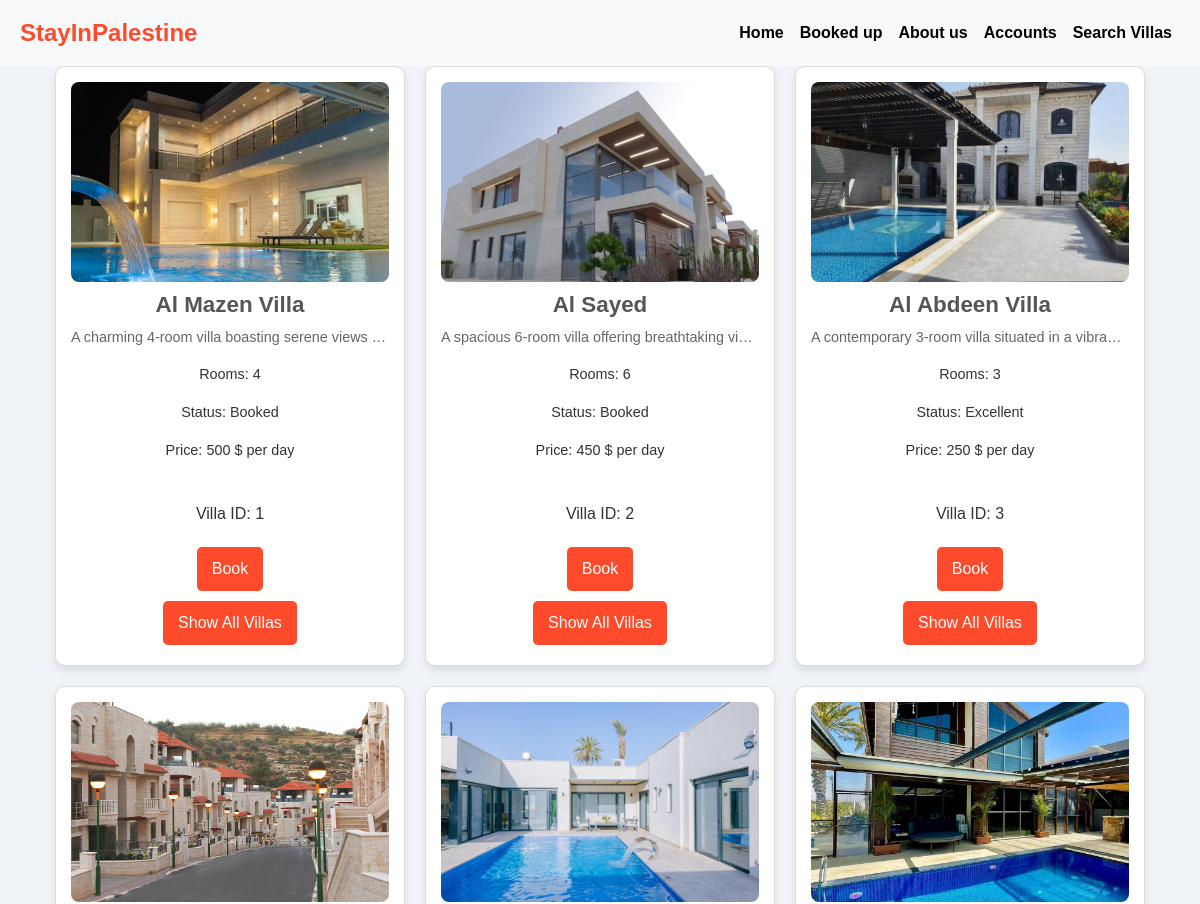
The page /villas/Jericho/ (upper part) on the database as committed earlier.
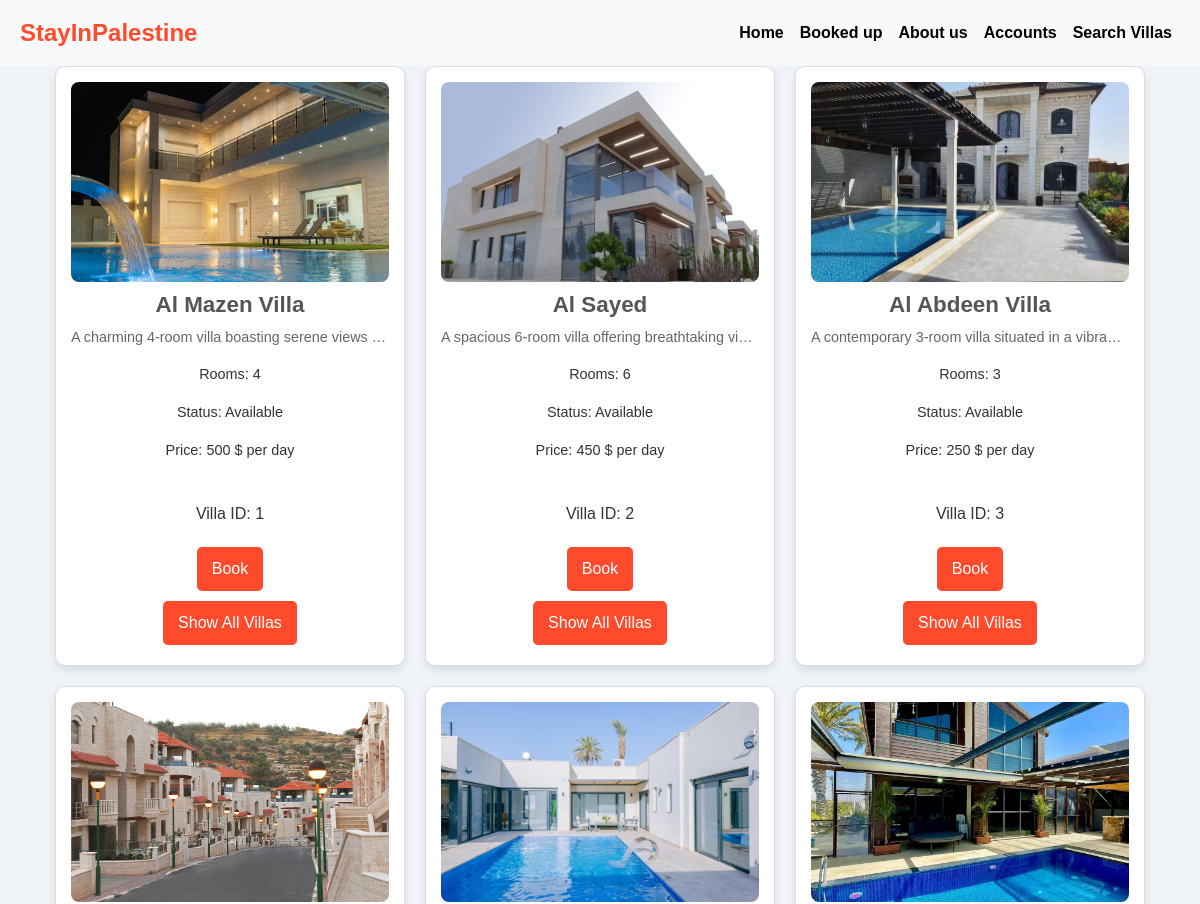
The same page on the database as committed later.
### group/models.py (models this page shows)
class villas(models.Model):
    image = models.ImageField(upload_to='img')
    name = models.CharField(max_length=30)
    desc = models.TextField()
    rooms = models.IntegerField()
    status = models.CharField(max_length=20)
    location = models.CharField(max_length=30)
    price = models.IntegerField()
    user_id = models.ForeignKey(user, on_delete=models.CASCADE)

### group/views.py (the view)
# urls.py: path('villas/<str:location>/', views.villas_by_location, name='villas_by_location'),
def villas_by_location(request, location):
    First_name = request.session.get('First_name')
    Last_name = request.session.get('Last_name')
    if First_name and Last_name:
        user_name = f"{First_name} {Last_name}"
    else:
        user_name = None
    villass = villas.objects.filter(location=location)
    return render(request, 'villas_by_location.html', {'villas': villass ,'user_name': user_name})

### group/templates/villas_by_location.html (shortened to what this page needs)
<!DOCTYPE html>
<html lang="en">
<head>
    {% load static %}
    <link href="https://stackpath.bootstrapcdn.com/bootstrap/4.5.2/css/bootstrap.min.css" rel="stylesheet">
    <link rel="stylesheet" href="{% static 'css/location.css' %}">
</head>
<body>
      <nav class="navbar navbar-expand-lg bg-light">
        <a class="navbar-brand" href="{% url 'index' %}">StayInPalestine</a>
        <div class="collapse navbar-collapse" id="navbarNav">
            <ul class="navbar-nav ml-auto">
                <li class="nav-item">
                    <a class="nav-link" href="{% url 'index' %}">Home</a>
                </li>
                <li class="nav-item">
                    <a class="nav-link" href="{% url 'booked' %}">Booked up</a>
                </li>
                <li class="nav-item">
                    <a class="nav-link" href="{% url 'about' %}">About us</a>
                </li>
                    {% if user_name %}
                    <a class="nav-link" href="{% url 'logout' %}">Logout</a>
                {% else %}
                <li class="nav-item">
                    <a class="nav-link" href="{% url 'login' %}">Accounts</a>
                    {% endif %}
                </li>
                <li class="nav-item">
                    <a class="nav-link" href="{% url 'villas' %}">Search Villas</a>
                </li>
            </ul>
        </div>
    </nav>
        <div class="villa-details">
          {% for villa in villas %}
              <div class="villa-card">
                  <img src="{{ villa.image.url }}" class="villa-image" alt="Villa Image">
                  <h2 class="villa-name">{{ villa.name }}</h2>
                  <p class="villa-desc">{{ villa.desc }}</p>
                  <p class="villa-rooms">Rooms: {{ villa.rooms }}</p>
                  <p class="villa-status">Status: {{ villa.status }}</p>
                  <p class="villa-price">Price: {{ villa.price }} $ per day</p>
                  <div class="villa-actions">
                      <p class="villa-id">Villa ID: {{ villa.id }}</p>
                      <a href="{% url 'booking' villa.id %}" class="action-button">Book</a>
                      <a href="{% url 'villas' %}" class="action-button">Show All Villas</a>
                  </div>
              </div>
          {% endfor %}
        </div>
</body>
</html>

Rows that differ between the two databases and show on the page:
changed villas "Al Mazen Villa": status "Booked" → "Available"
changed villas "Al Sayed": status "Booked" → "Available"
changed villas "Al Abdeen Villa": status "Excellent" → "Available"
